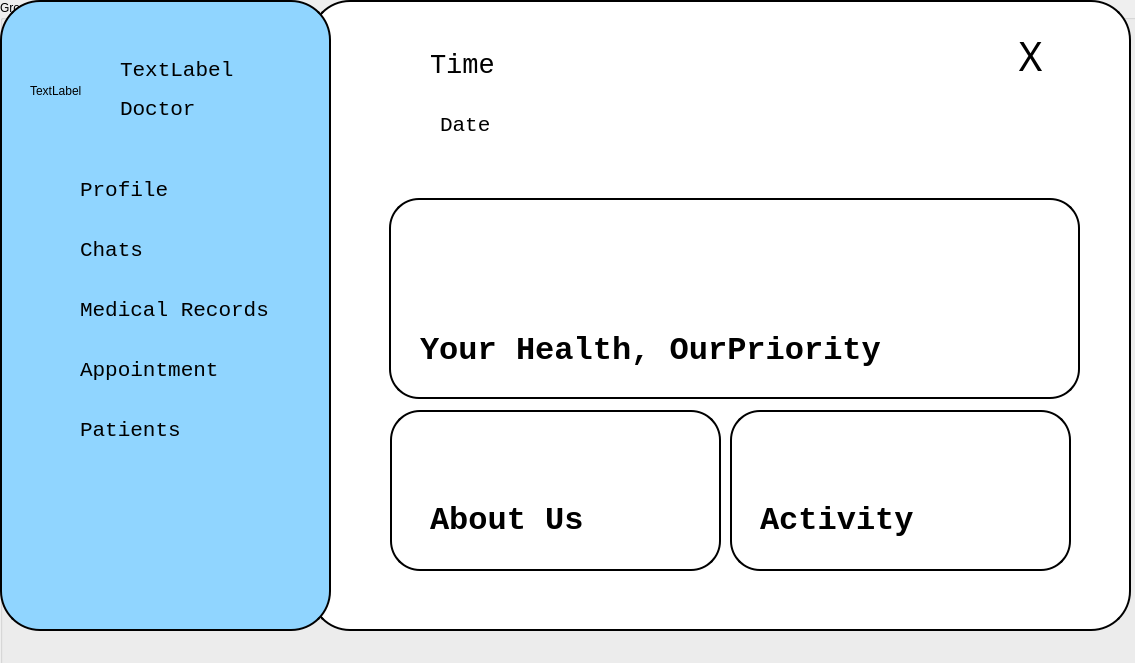
<?xml version="1.0" encoding="UTF-8"?>
<ui version="4.0">
 <class>docPage</class>
 <widget class="QWidget" name="docPage">
  <property name="geometry">
   <rect>
    <x>0</x>
    <y>0</y>
    <width>1135</width>
    <height>663</height>
   </rect>
  </property>
  <property name="windowTitle">
   <string>Form</string>
  </property>
  <widget class="QGroupBox" name="gB">
   <property name="geometry">
    <rect>
     <x>0</x>
     <y>0</y>
     <width>1141</width>
     <height>691</height>
    </rect>
   </property>
   <property name="title">
    <string>GroupBox</string>
   </property>
   <widget class="QWidget" name="main_gB" native="true">
    <property name="geometry">
     <rect>
      <x>310</x>
      <y>0</y>
      <width>821</width>
      <height>631</height>
     </rect>
    </property>
    <property name="font">
     <font>
      <family>Monospace</family>
     </font>
    </property>
    <property name="styleSheet">
     <string notr="true">QWidget{
	background-color:white;
	border:2px solid black;
	border-radius:40px;
}</string>
    </property>
    <widget class="QPushButton" name="closeBtn1">
     <property name="geometry">
      <rect>
       <x>690</x>
       <y>30</y>
       <width>61</width>
       <height>51</height>
      </rect>
     </property>
     <property name="font">
      <font>
       <family>Titillium Web</family>
       <pointsize>30</pointsize>
      </font>
     </property>
     <property name="styleSheet">
      <string notr="true">QPushButton
{
	border:none;
	background-color:white;
	border-radius:20px;
}
QPushButton:Hover
{
	fontsize:20;
	border:none;
	background-color:rgb(28, 130, 255);
	border-radius:20px;
	color:red;
}</string>
     </property>
     <property name="text">
      <string>X</string>
     </property>
    </widget>
    <widget class="QLabel" name="dateLbl">
     <property name="geometry">
      <rect>
       <x>130</x>
       <y>110</y>
       <width>151</width>
       <height>31</height>
      </rect>
     </property>
     <property name="font">
      <font>
       <family>Monospace</family>
       <pointsize>16</pointsize>
       <weight>50</weight>
       <italic>false</italic>
       <bold>false</bold>
      </font>
     </property>
     <property name="styleSheet">
      <string notr="true">QLabel{
	border:none;
	background-color:transparent;
}</string>
     </property>
     <property name="text">
      <string>Date</string>
     </property>
    </widget>
    <widget class="QLabel" name="timeLbl">
     <property name="geometry">
      <rect>
       <x>120</x>
       <y>40</y>
       <width>121</width>
       <height>51</height>
      </rect>
     </property>
     <property name="font">
      <font>
       <family>Monospace</family>
       <pointsize>20</pointsize>
       <weight>50</weight>
       <italic>false</italic>
       <bold>false</bold>
      </font>
     </property>
     <property name="styleSheet">
      <string notr="true">QLabel{
	border:none;
	background-color:transparent;
}</string>
     </property>
     <property name="text">
      <string>Time</string>
     </property>
    </widget>
    <widget class="QGroupBox" name="groupBox_3">
     <property name="geometry">
      <rect>
       <x>70</x>
       <y>170</y>
       <width>731</width>
       <height>421</height>
      </rect>
     </property>
     <property name="styleSheet">
      <string notr="true">border:none;
</string>
     </property>
     <property name="title">
      <string/>
     </property>
     <widget class="QPushButton" name="pushButton_7">
      <property name="geometry">
       <rect>
        <x>350</x>
        <y>240</y>
        <width>341</width>
        <height>161</height>
       </rect>
      </property>
      <property name="styleSheet">
       <string notr="true">QWidget{
	background-color:white;
	border:2px solid black;
	border-radius:30px;
}</string>
      </property>
      <property name="text">
       <string/>
      </property>
     </widget>
     <widget class="QPushButton" name="pushButton_8">
      <property name="geometry">
       <rect>
        <x>10</x>
        <y>240</y>
        <width>331</width>
        <height>161</height>
       </rect>
      </property>
      <property name="styleSheet">
       <string notr="true">QWidget{
	background-color:white;
	border:2px solid black;
	border-radius:30px;
}</string>
      </property>
      <property name="text">
       <string/>
      </property>
     </widget>
     <widget class="QPushButton" name="pushButton_6">
      <property name="geometry">
       <rect>
        <x>9</x>
        <y>28</y>
        <width>691</width>
        <height>201</height>
       </rect>
      </property>
      <property name="styleSheet">
       <string notr="true">QWidget{
	background-color:white;
	border:2px solid black;
	border-radius:30px;
}</string>
      </property>
      <property name="text">
       <string/>
      </property>
     </widget>
     <widget class="QLabel" name="label_3">
      <property name="geometry">
       <rect>
        <x>40</x>
        <y>150</y>
        <width>491</width>
        <height>61</height>
       </rect>
      </property>
      <property name="font">
       <font>
        <family>Monospace</family>
        <pointsize>24</pointsize>
        <weight>75</weight>
        <bold>true</bold>
       </font>
      </property>
      <property name="text">
       <string>Your Health, OurPriority</string>
      </property>
     </widget>
     <widget class="QLabel" name="label_4">
      <property name="geometry">
       <rect>
        <x>50</x>
        <y>320</y>
        <width>171</width>
        <height>61</height>
       </rect>
      </property>
      <property name="font">
       <font>
        <family>Monospace</family>
        <pointsize>24</pointsize>
        <weight>75</weight>
        <bold>true</bold>
       </font>
      </property>
      <property name="text">
       <string>About Us</string>
      </property>
     </widget>
     <widget class="QLabel" name="label_5">
      <property name="geometry">
       <rect>
        <x>380</x>
        <y>320</y>
        <width>171</width>
        <height>61</height>
       </rect>
      </property>
      <property name="font">
       <font>
        <family>Monospace</family>
        <pointsize>24</pointsize>
        <weight>75</weight>
        <bold>true</bold>
       </font>
      </property>
      <property name="text">
       <string>Activity</string>
      </property>
     </widget>
    </widget>
   </widget>
   <widget class="QGroupBox" name="button_gB">
    <property name="geometry">
     <rect>
      <x>0</x>
      <y>0</y>
      <width>331</width>
      <height>631</height>
     </rect>
    </property>
    <property name="styleSheet">
     <string notr="true">QGroupBox{
	background-color:#90D5FF;
	border:2px solid black;
	border-radius:40px;
}</string>
    </property>
    <property name="title">
     <string/>
    </property>
    <widget class="QPushButton" name="docProfile_btn">
     <property name="geometry">
      <rect>
       <x>80</x>
       <y>160</y>
       <width>251</width>
       <height>60</height>
      </rect>
     </property>
     <property name="font">
      <font>
       <family>Monospace</family>
       <pointsize>16</pointsize>
      </font>
     </property>
     <property name="styleSheet">
      <string notr="true">QPushButton
{
	border:none;
	background-color:transparent;
	text-align:left;
}
QPushButton:Hover
{
	fontsize:20;
	border:none;
	background-color:#37B3FF;
	color:#003759;
	text-align:left;
}</string>
     </property>
     <property name="text">
      <string>Profile</string>
     </property>
    </widget>
    <widget class="QPushButton" name="pushButton_2">
     <property name="geometry">
      <rect>
       <x>80</x>
       <y>400</y>
       <width>251</width>
       <height>60</height>
      </rect>
     </property>
     <property name="font">
      <font>
       <family>Monospace</family>
       <pointsize>16</pointsize>
      </font>
     </property>
     <property name="styleSheet">
      <string notr="true">QPushButton
{
	border:none;
	background-color:transparent;
	text-align:left;
}
QPushButton:Hover
{
	fontsize:20;
	border:none;
	background-color:#37B3FF;
	color:#003759;
	text-align:left;
}</string>
     </property>
     <property name="text">
      <string>Patients</string>
     </property>
    </widget>
    <widget class="QPushButton" name="docAppointment_btn">
     <property name="geometry">
      <rect>
       <x>80</x>
       <y>340</y>
       <width>251</width>
       <height>60</height>
      </rect>
     </property>
     <property name="font">
      <font>
       <family>Monospace</family>
       <pointsize>16</pointsize>
      </font>
     </property>
     <property name="styleSheet">
      <string notr="true">QPushButton
{
	border:none;
	background-color:transparent;
	text-align:left;
}
QPushButton:Hover
{
	fontsize:20;
	border:none;
	background-color:#37B3FF;
	color:#003759;
	text-align:left;
}</string>
     </property>
     <property name="text">
      <string>Appointment</string>
     </property>
    </widget>
    <widget class="QPushButton" name="pushButton_3">
     <property name="geometry">
      <rect>
       <x>80</x>
       <y>280</y>
       <width>251</width>
       <height>60</height>
      </rect>
     </property>
     <property name="font">
      <font>
       <family>Monospace</family>
       <pointsize>16</pointsize>
      </font>
     </property>
     <property name="styleSheet">
      <string notr="true">QPushButton
{
	border:none;
	background-color:transparent;
	text-align:left;
}
QPushButton:Hover
{
	fontsize:20;
	border:none;
	background-color:#37B3FF;
	color:#003759;
	text-align:left;
}</string>
     </property>
     <property name="text">
      <string>Medical Records</string>
     </property>
    </widget>
    <widget class="QPushButton" name="pushButton_5">
     <property name="geometry">
      <rect>
       <x>80</x>
       <y>220</y>
       <width>251</width>
       <height>60</height>
      </rect>
     </property>
     <property name="font">
      <font>
       <family>Monospace</family>
       <pointsize>16</pointsize>
       <italic>false</italic>
      </font>
     </property>
     <property name="styleSheet">
      <string notr="true">QPushButton
{
	border:none;
	background-color:transparent;
	text-align:left;
}
QPushButton:Hover
{
	fontsize:20;
	border:none;
	background-color:#37B3FF;
	color:#003759;
	text-align:left;
}</string>
     </property>
     <property name="text">
      <string>Chats</string>
     </property>
    </widget>
    <widget class="QLabel" name="label_2">
     <property name="geometry">
      <rect>
       <x>30</x>
       <y>40</y>
       <width>81</width>
       <height>101</height>
      </rect>
     </property>
     <property name="text">
      <string>TextLabel</string>
     </property>
    </widget>
    <widget class="QLabel" name="label">
     <property name="geometry">
      <rect>
       <x>120</x>
       <y>100</y>
       <width>81</width>
       <height>19</height>
      </rect>
     </property>
     <property name="font">
      <font>
       <family>Monospace</family>
       <pointsize>16</pointsize>
      </font>
     </property>
     <property name="text">
      <string>Doctor</string>
     </property>
    </widget>
    <widget class="QLabel" name="label_userId">
     <property name="geometry">
      <rect>
       <x>120</x>
       <y>50</y>
       <width>191</width>
       <height>41</height>
      </rect>
     </property>
     <property name="font">
      <font>
       <family>Monospace</family>
       <pointsize>16</pointsize>
      </font>
     </property>
     <property name="text">
      <string>TextLabel</string>
     </property>
    </widget>
   </widget>
  </widget>
 </widget>
 <resources/>
 <connections/>
</ui>
